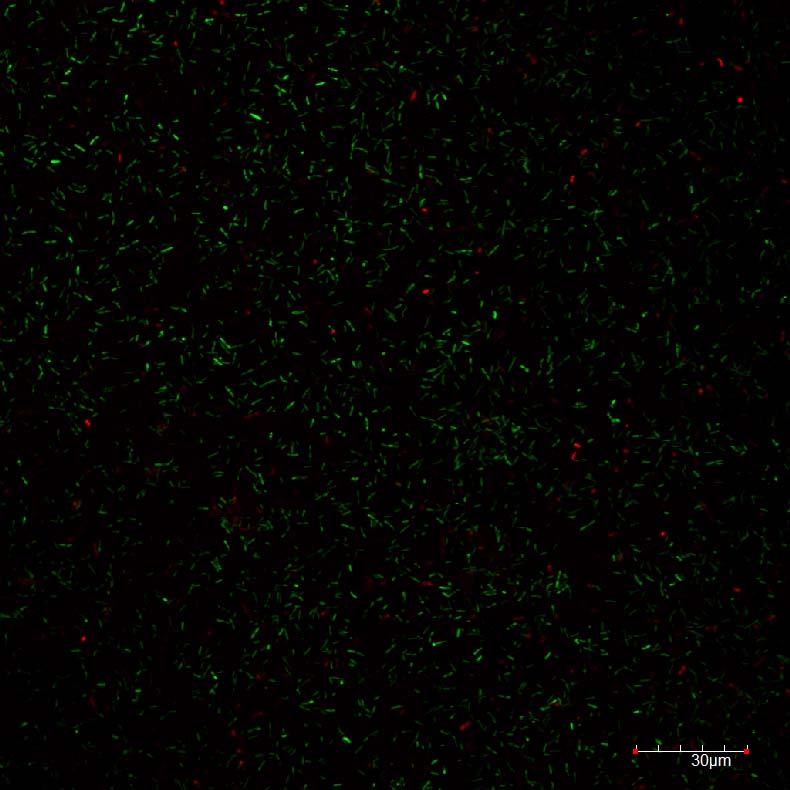
#> input picture web_app/analyzer/Mix_Well1_2Steel.jpg, 790 x 790 px
$ python -i imageProcessor.py   (imports and definitions only)   (older library calls are emulated)
#> lines starting #> are read from the running program, lines starting #| are printed output that depends on the picture
import cv2
import numpy as np
import matplotlib.pyplot as plt

class ImageProcessor():
	def __init__(self, mode=None, original=None):
		self.mode = mode
		self.original = []
		if original:
			self.original = cv2.imread(original)
			return self.process_image(self.original)

	def process_image(self, img):
		self.original = img
		try:
			channels = self.split_channels(img)
		except Exception as e:
			print('[ERROR] ImageProcessor.process_image: failed to split_channels on img: ', img)
		indx = 0
		for channel in channels[1:]:
			channel = self.smooth(channel, 3) # k_size = 3 seems the most ideal..
			# cv2.imshow('smooth', channel)
			# cv2.waitKey(0)
			# cv2.destroyAllWindows()

			contrast_settings = {
				'clip_limit': 1.5,
				'k_size': 10
			}
			channel = self.improve_contrast(channel, contrast_settings)
			# cv2.imshow('clahe', channel)
			# cv2.waitKey(0)
			# cv2.destroyAllWindows()

			channels[indx] = channel
			indx += 1
		return channels


	# Split the channels of the image into
	def split_channels(self, img):
		channels = []
		try:
			channels = cv2.split(img)
		except Exception as e:
			print('[ERROR] ImageProcessor.split_channels: Exception occurred: ', e)
			raise
		return channels

	# Apply a laplacian convolution
	def highlight_edges(self, img):
		try:
			edges = cv2.Laplacian(img, cv2.CV_8UC1)
		except:
			print("[ERROR] ImageProcessor.highlight_edges: Could't detect the edges!")
			return None
		return edges

	def improve_contrast(self, img, contrast_settings=None):
		clip_limit = 3.0
		k_size = (5,5)
		if contrast_settings:
			clip_limit = contrast_settings['clip_limit']
			k_size = (contrast_settings['k_size'], contrast_settings['k_size'])
		try:
			clahe = cv2.createCLAHE(clipLimit=clip_limit, tileGridSize=k_size)
			temp = clahe.apply(img)
		except:
			print("[ERROR] ImageProcessor.improve_contrast: Couldn't improve the contrast.")
			return None
		return temp

	def threshold_image(self, image, valRange):
		ret, thet = cv2.threshold(image, valRange[0], valRange[1], cv2.THRESH_OTSU)
		return thet


	def normalize_image(self, img):
		cv2.normalize(img, img, 0, 255, norm_type=cv2.NORM_MINMAX)
		return img

	# Apply a gaussian blur
	def smooth(self, img, ksize):
		return cv2.blur(img, (ksize, ksize))

>>> import cv2
>>> picture = cv2.imread('Mix_Well1_2Steel.jpg')
#> picture is the input picture: shape (790, 790, 3); mean B, G, R 2.3, 4.6, 4.6
#> the loop in process_image, `for channel in channels[1:]:` made 1 pass
#> (clip_limit in improve_contrast, k_size in improve_contrast) on pass 1: (1.5, (10, 10))
#> pass 1, in process_image, `channel = self.smooth(channel, 3)`:
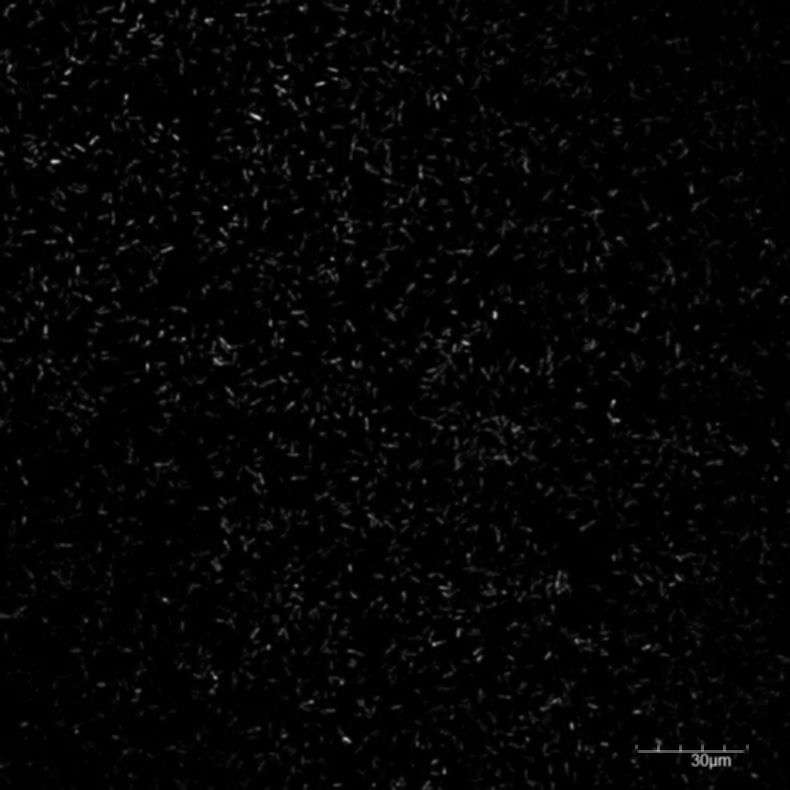
#> channel: shape (790, 790); min 0, max 204, mean 4.6
#> pass 1, in improve_contrast, `temp = clahe.apply(img)`:
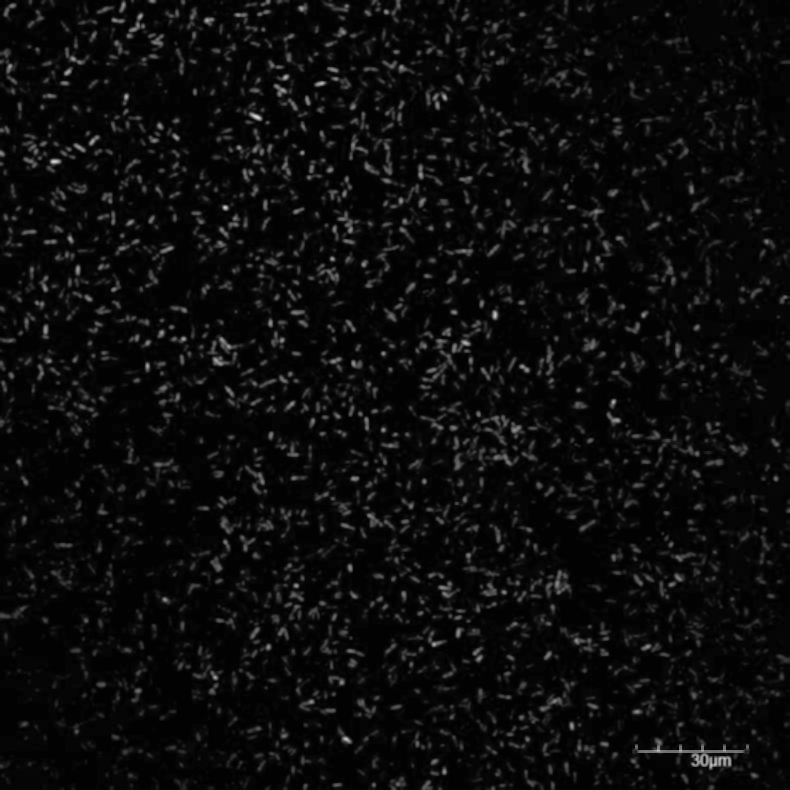
#> temp: shape (790, 790); min 2, max 216, mean 11.8
#> after the loop in process_image, `for channel in channels[1:]:`: indx = 0
#> (the run stopped early here; a loop or call above may not have finished)
